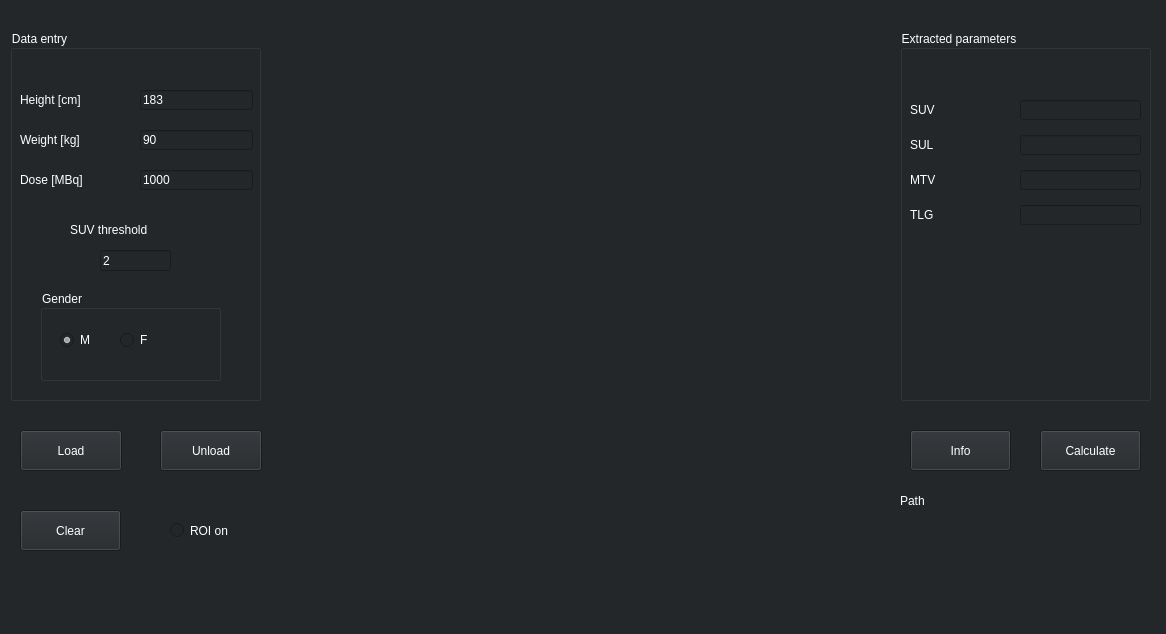
<?xml version="1.0" encoding="UTF-8"?>
<ui version="4.0">
 <class>MainWindow</class>
 <widget class="QMainWindow" name="MainWindow">
  <property name="geometry">
   <rect>
    <x>0</x>
    <y>0</y>
    <width>1166</width>
    <height>634</height>
   </rect>
  </property>
  <property name="windowTitle">
   <string>KVAPAR</string>
  </property>
  <property name="styleSheet">
   <string notr="true">background-color: rgb(35, 39, 42);
color: rgb(255, 255, 255);
font: 75 11pt &quot;Consolas&quot;;</string>
  </property>
  <property name="toolButtonStyle">
   <enum>Qt::ToolButtonIconOnly</enum>
  </property>
  <widget class="QWidget" name="centralwidget">
   <widget class="QPushButton" name="load_button">
    <property name="geometry">
     <rect>
      <x>20</x>
      <y>430</y>
      <width>102</width>
      <height>41</height>
     </rect>
    </property>
    <property name="styleSheet">
     <string notr="true">border-color: rgb(255, 255, 255);
border-width:1px;</string>
    </property>
    <property name="text">
     <string>Load</string>
    </property>
   </widget>
   <widget class="QPushButton" name="next_subject_button">
    <property name="geometry">
     <rect>
      <x>160</x>
      <y>430</y>
      <width>102</width>
      <height>41</height>
     </rect>
    </property>
    <property name="styleSheet">
     <string notr="true">border-color: rgb(255, 255, 255);
border-width:1px;</string>
    </property>
    <property name="text">
     <string>Unload</string>
    </property>
   </widget>
   <widget class="QPushButton" name="save_button">
    <property name="geometry">
     <rect>
      <x>1040</x>
      <y>430</y>
      <width>101</width>
      <height>41</height>
     </rect>
    </property>
    <property name="palette">
     <palette>
      <active>
       <colorrole role="WindowText">
        <brush brushstyle="SolidPattern">
         <color alpha="255">
          <red>255</red>
          <green>255</green>
          <blue>255</blue>
         </color>
        </brush>
       </colorrole>
       <colorrole role="Button">
        <brush brushstyle="SolidPattern">
         <color alpha="255">
          <red>35</red>
          <green>39</green>
          <blue>42</blue>
         </color>
        </brush>
       </colorrole>
       <colorrole role="Light">
        <brush brushstyle="SolidPattern">
         <color alpha="255">
          <red>58</red>
          <green>63</green>
          <blue>24</blue>
         </color>
        </brush>
       </colorrole>
       <colorrole role="Midlight">
        <brush brushstyle="SolidPattern">
         <color alpha="255">
          <red>48</red>
          <green>52</green>
          <blue>20</blue>
         </color>
        </brush>
       </colorrole>
       <colorrole role="Dark">
        <brush brushstyle="SolidPattern">
         <color alpha="255">
          <red>19</red>
          <green>21</green>
          <blue>8</blue>
         </color>
        </brush>
       </colorrole>
       <colorrole role="Mid">
        <brush brushstyle="SolidPattern">
         <color alpha="255">
          <red>26</red>
          <green>28</green>
          <blue>10</blue>
         </color>
        </brush>
       </colorrole>
       <colorrole role="Text">
        <brush brushstyle="SolidPattern">
         <color alpha="255">
          <red>255</red>
          <green>255</green>
          <blue>255</blue>
         </color>
        </brush>
       </colorrole>
       <colorrole role="BrightText">
        <brush brushstyle="SolidPattern">
         <color alpha="255">
          <red>255</red>
          <green>255</green>
          <blue>255</blue>
         </color>
        </brush>
       </colorrole>
       <colorrole role="ButtonText">
        <brush brushstyle="SolidPattern">
         <color alpha="255">
          <red>255</red>
          <green>255</green>
          <blue>255</blue>
         </color>
        </brush>
       </colorrole>
       <colorrole role="Base">
        <brush brushstyle="SolidPattern">
         <color alpha="255">
          <red>35</red>
          <green>39</green>
          <blue>42</blue>
         </color>
        </brush>
       </colorrole>
       <colorrole role="Window">
        <brush brushstyle="SolidPattern">
         <color alpha="255">
          <red>35</red>
          <green>39</green>
          <blue>42</blue>
         </color>
        </brush>
       </colorrole>
       <colorrole role="Shadow">
        <brush brushstyle="SolidPattern">
         <color alpha="255">
          <red>0</red>
          <green>0</green>
          <blue>0</blue>
         </color>
        </brush>
       </colorrole>
       <colorrole role="AlternateBase">
        <brush brushstyle="SolidPattern">
         <color alpha="255">
          <red>19</red>
          <green>21</green>
          <blue>8</blue>
         </color>
        </brush>
       </colorrole>
       <colorrole role="ToolTipBase">
        <brush brushstyle="SolidPattern">
         <color alpha="255">
          <red>255</red>
          <green>255</green>
          <blue>220</blue>
         </color>
        </brush>
       </colorrole>
       <colorrole role="ToolTipText">
        <brush brushstyle="SolidPattern">
         <color alpha="255">
          <red>0</red>
          <green>0</green>
          <blue>0</blue>
         </color>
        </brush>
       </colorrole>
       <colorrole role="PlaceholderText">
        <brush brushstyle="NoBrush">
         <color alpha="128">
          <red>255</red>
          <green>255</green>
          <blue>255</blue>
         </color>
        </brush>
       </colorrole>
      </active>
      <inactive>
       <colorrole role="WindowText">
        <brush brushstyle="SolidPattern">
         <color alpha="255">
          <red>255</red>
          <green>255</green>
          <blue>255</blue>
         </color>
        </brush>
       </colorrole>
       <colorrole role="Button">
        <brush brushstyle="SolidPattern">
         <color alpha="255">
          <red>35</red>
          <green>39</green>
          <blue>42</blue>
         </color>
        </brush>
       </colorrole>
       <colorrole role="Light">
        <brush brushstyle="SolidPattern">
         <color alpha="255">
          <red>58</red>
          <green>63</green>
          <blue>24</blue>
         </color>
        </brush>
       </colorrole>
       <colorrole role="Midlight">
        <brush brushstyle="SolidPattern">
         <color alpha="255">
          <red>48</red>
          <green>52</green>
          <blue>20</blue>
         </color>
        </brush>
       </colorrole>
       <colorrole role="Dark">
        <brush brushstyle="SolidPattern">
         <color alpha="255">
          <red>19</red>
          <green>21</green>
          <blue>8</blue>
         </color>
        </brush>
       </colorrole>
       <colorrole role="Mid">
        <brush brushstyle="SolidPattern">
         <color alpha="255">
          <red>26</red>
          <green>28</green>
          <blue>10</blue>
         </color>
        </brush>
       </colorrole>
       <colorrole role="Text">
        <brush brushstyle="SolidPattern">
         <color alpha="255">
          <red>255</red>
          <green>255</green>
          <blue>255</blue>
         </color>
        </brush>
       </colorrole>
       <colorrole role="BrightText">
        <brush brushstyle="SolidPattern">
         <color alpha="255">
          <red>255</red>
          <green>255</green>
          <blue>255</blue>
         </color>
        </brush>
       </colorrole>
       <colorrole role="ButtonText">
        <brush brushstyle="SolidPattern">
         <color alpha="255">
          <red>255</red>
          <green>255</green>
          <blue>255</blue>
         </color>
        </brush>
       </colorrole>
       <colorrole role="Base">
        <brush brushstyle="SolidPattern">
         <color alpha="255">
          <red>35</red>
          <green>39</green>
          <blue>42</blue>
         </color>
        </brush>
       </colorrole>
       <colorrole role="Window">
        <brush brushstyle="SolidPattern">
         <color alpha="255">
          <red>35</red>
          <green>39</green>
          <blue>42</blue>
         </color>
        </brush>
       </colorrole>
       <colorrole role="Shadow">
        <brush brushstyle="SolidPattern">
         <color alpha="255">
          <red>0</red>
          <green>0</green>
          <blue>0</blue>
         </color>
        </brush>
       </colorrole>
       <colorrole role="AlternateBase">
        <brush brushstyle="SolidPattern">
         <color alpha="255">
          <red>19</red>
          <green>21</green>
          <blue>8</blue>
         </color>
        </brush>
       </colorrole>
       <colorrole role="ToolTipBase">
        <brush brushstyle="SolidPattern">
         <color alpha="255">
          <red>255</red>
          <green>255</green>
          <blue>220</blue>
         </color>
        </brush>
       </colorrole>
       <colorrole role="ToolTipText">
        <brush brushstyle="SolidPattern">
         <color alpha="255">
          <red>0</red>
          <green>0</green>
          <blue>0</blue>
         </color>
        </brush>
       </colorrole>
       <colorrole role="PlaceholderText">
        <brush brushstyle="NoBrush">
         <color alpha="128">
          <red>255</red>
          <green>255</green>
          <blue>255</blue>
         </color>
        </brush>
       </colorrole>
      </inactive>
      <disabled>
       <colorrole role="WindowText">
        <brush brushstyle="SolidPattern">
         <color alpha="255">
          <red>255</red>
          <green>255</green>
          <blue>255</blue>
         </color>
        </brush>
       </colorrole>
       <colorrole role="Button">
        <brush brushstyle="SolidPattern">
         <color alpha="255">
          <red>35</red>
          <green>39</green>
          <blue>42</blue>
         </color>
        </brush>
       </colorrole>
       <colorrole role="Light">
        <brush brushstyle="SolidPattern">
         <color alpha="255">
          <red>58</red>
          <green>63</green>
          <blue>24</blue>
         </color>
        </brush>
       </colorrole>
       <colorrole role="Midlight">
        <brush brushstyle="SolidPattern">
         <color alpha="255">
          <red>48</red>
          <green>52</green>
          <blue>20</blue>
         </color>
        </brush>
       </colorrole>
       <colorrole role="Dark">
        <brush brushstyle="SolidPattern">
         <color alpha="255">
          <red>19</red>
          <green>21</green>
          <blue>8</blue>
         </color>
        </brush>
       </colorrole>
       <colorrole role="Mid">
        <brush brushstyle="SolidPattern">
         <color alpha="255">
          <red>26</red>
          <green>28</green>
          <blue>10</blue>
         </color>
        </brush>
       </colorrole>
       <colorrole role="Text">
        <brush brushstyle="SolidPattern">
         <color alpha="255">
          <red>255</red>
          <green>255</green>
          <blue>255</blue>
         </color>
        </brush>
       </colorrole>
       <colorrole role="BrightText">
        <brush brushstyle="SolidPattern">
         <color alpha="255">
          <red>255</red>
          <green>255</green>
          <blue>255</blue>
         </color>
        </brush>
       </colorrole>
       <colorrole role="ButtonText">
        <brush brushstyle="SolidPattern">
         <color alpha="255">
          <red>255</red>
          <green>255</green>
          <blue>255</blue>
         </color>
        </brush>
       </colorrole>
       <colorrole role="Base">
        <brush brushstyle="SolidPattern">
         <color alpha="255">
          <red>35</red>
          <green>39</green>
          <blue>42</blue>
         </color>
        </brush>
       </colorrole>
       <colorrole role="Window">
        <brush brushstyle="SolidPattern">
         <color alpha="255">
          <red>35</red>
          <green>39</green>
          <blue>42</blue>
         </color>
        </brush>
       </colorrole>
       <colorrole role="Shadow">
        <brush brushstyle="SolidPattern">
         <color alpha="255">
          <red>0</red>
          <green>0</green>
          <blue>0</blue>
         </color>
        </brush>
       </colorrole>
       <colorrole role="AlternateBase">
        <brush brushstyle="SolidPattern">
         <color alpha="255">
          <red>39</red>
          <green>42</green>
          <blue>16</blue>
         </color>
        </brush>
       </colorrole>
       <colorrole role="ToolTipBase">
        <brush brushstyle="SolidPattern">
         <color alpha="255">
          <red>255</red>
          <green>255</green>
          <blue>220</blue>
         </color>
        </brush>
       </colorrole>
       <colorrole role="ToolTipText">
        <brush brushstyle="SolidPattern">
         <color alpha="255">
          <red>0</red>
          <green>0</green>
          <blue>0</blue>
         </color>
        </brush>
       </colorrole>
       <colorrole role="PlaceholderText">
        <brush brushstyle="NoBrush">
         <color alpha="128">
          <red>255</red>
          <green>255</green>
          <blue>255</blue>
         </color>
        </brush>
       </colorrole>
      </disabled>
     </palette>
    </property>
    <property name="styleSheet">
     <string notr="true">border-color: rgb(255, 255, 255);
border-width:4px;</string>
    </property>
    <property name="text">
     <string>Calculate</string>
    </property>
   </widget>
   <widget class="QPushButton" name="clear_button">
    <property name="geometry">
     <rect>
      <x>20</x>
      <y>510</y>
      <width>101</width>
      <height>41</height>
     </rect>
    </property>
    <property name="text">
     <string>Clear</string>
    </property>
   </widget>
   <widget class="QRadioButton" name="manual_radio">
    <property name="geometry">
     <rect>
      <x>170</x>
      <y>520</y>
      <width>91</width>
      <height>21</height>
     </rect>
    </property>
    <property name="text">
     <string>ROI on</string>
    </property>
   </widget>
   <widget class="MatplotLibPlotWidget" name="overlay_image" native="true">
    <property name="geometry">
     <rect>
      <x>280</x>
      <y>20</y>
      <width>601</width>
      <height>521</height>
     </rect>
    </property>
    <property name="styleSheet">
     <string notr="true"/>
    </property>
   </widget>
   <widget class="QLabel" name="label_4">
    <property name="geometry">
     <rect>
      <x>900</x>
      <y>490</y>
      <width>41</width>
      <height>21</height>
     </rect>
    </property>
    <property name="text">
     <string>Path</string>
    </property>
   </widget>
   <widget class="QLabel" name="loaded_path">
    <property name="geometry">
     <rect>
      <x>960</x>
      <y>490</y>
      <width>121</width>
      <height>21</height>
     </rect>
    </property>
    <property name="text">
     <string/>
    </property>
   </widget>
   <widget class="QGroupBox" name="groupBox_2">
    <property name="geometry">
     <rect>
      <x>10</x>
      <y>30</y>
      <width>251</width>
      <height>371</height>
     </rect>
    </property>
    <property name="title">
     <string>Data entry</string>
    </property>
    <widget class="QLineEdit" name="weightInput">
     <property name="geometry">
      <rect>
       <x>130</x>
       <y>100</y>
       <width>113</width>
       <height>20</height>
      </rect>
     </property>
     <property name="text">
      <string>90</string>
     </property>
    </widget>
    <widget class="QLineEdit" name="doseInput">
     <property name="geometry">
      <rect>
       <x>130</x>
       <y>140</y>
       <width>113</width>
       <height>20</height>
      </rect>
     </property>
     <property name="text">
      <string>1000</string>
     </property>
    </widget>
    <widget class="QLabel" name="label">
     <property name="geometry">
      <rect>
       <x>10</x>
       <y>60</y>
       <width>111</width>
       <height>20</height>
      </rect>
     </property>
     <property name="text">
      <string>Height [cm]</string>
     </property>
    </widget>
    <widget class="QLineEdit" name="heightInput">
     <property name="geometry">
      <rect>
       <x>130</x>
       <y>60</y>
       <width>113</width>
       <height>20</height>
      </rect>
     </property>
     <property name="text">
      <string>183</string>
     </property>
    </widget>
    <widget class="QLabel" name="label_2">
     <property name="geometry">
      <rect>
       <x>10</x>
       <y>100</y>
       <width>111</width>
       <height>20</height>
      </rect>
     </property>
     <property name="text">
      <string>Weight [kg]</string>
     </property>
    </widget>
    <widget class="QLabel" name="label_3">
     <property name="geometry">
      <rect>
       <x>10</x>
       <y>140</y>
       <width>101</width>
       <height>20</height>
      </rect>
     </property>
     <property name="text">
      <string>Dose [MBq]</string>
     </property>
    </widget>
    <widget class="QLabel" name="label_9">
     <property name="geometry">
      <rect>
       <x>60</x>
       <y>190</y>
       <width>131</width>
       <height>20</height>
      </rect>
     </property>
     <property name="text">
      <string>SUV threshold</string>
     </property>
    </widget>
    <widget class="QLineEdit" name="suvThreshold">
     <property name="geometry">
      <rect>
       <x>90</x>
       <y>220</y>
       <width>71</width>
       <height>21</height>
      </rect>
     </property>
     <property name="text">
      <string>2</string>
     </property>
    </widget>
    <widget class="QGroupBox" name="groupBox">
     <property name="geometry">
      <rect>
       <x>30</x>
       <y>260</y>
       <width>181</width>
       <height>91</height>
      </rect>
     </property>
     <property name="title">
      <string>Gender</string>
     </property>
     <widget class="QRadioButton" name="genderM">
      <property name="enabled">
       <bool>true</bool>
      </property>
      <property name="geometry">
       <rect>
        <x>20</x>
        <y>40</y>
        <width>95</width>
        <height>20</height>
       </rect>
      </property>
      <property name="text">
       <string>M</string>
      </property>
      <property name="checkable">
       <bool>true</bool>
      </property>
      <property name="checked">
       <bool>true</bool>
      </property>
     </widget>
     <widget class="QRadioButton" name="genderW">
      <property name="enabled">
       <bool>true</bool>
      </property>
      <property name="geometry">
       <rect>
        <x>80</x>
        <y>40</y>
        <width>95</width>
        <height>20</height>
       </rect>
      </property>
      <property name="text">
       <string>F</string>
      </property>
      <property name="checkable">
       <bool>true</bool>
      </property>
     </widget>
    </widget>
   </widget>
   <widget class="QGroupBox" name="groupBox_3">
    <property name="geometry">
     <rect>
      <x>900</x>
      <y>30</y>
      <width>251</width>
      <height>371</height>
     </rect>
    </property>
    <property name="title">
     <string>Extracted parameters</string>
    </property>
    <widget class="QLabel" name="label_8">
     <property name="geometry">
      <rect>
       <x>10</x>
       <y>175</y>
       <width>81</width>
       <height>20</height>
      </rect>
     </property>
     <property name="text">
      <string>TLG</string>
     </property>
    </widget>
    <widget class="QLabel" name="label_5">
     <property name="geometry">
      <rect>
       <x>10</x>
       <y>70</y>
       <width>81</width>
       <height>20</height>
      </rect>
     </property>
     <property name="text">
      <string>SUV</string>
     </property>
    </widget>
    <widget class="QLabel" name="label_7">
     <property name="geometry">
      <rect>
       <x>10</x>
       <y>140</y>
       <width>81</width>
       <height>20</height>
      </rect>
     </property>
     <property name="text">
      <string>MTV</string>
     </property>
    </widget>
    <widget class="QLineEdit" name="suv">
     <property name="geometry">
      <rect>
       <x>120</x>
       <y>70</y>
       <width>121</width>
       <height>20</height>
      </rect>
     </property>
     <property name="text">
      <string/>
     </property>
    </widget>
    <widget class="QLineEdit" name="sul">
     <property name="geometry">
      <rect>
       <x>120</x>
       <y>105</y>
       <width>121</width>
       <height>20</height>
      </rect>
     </property>
     <property name="text">
      <string/>
     </property>
    </widget>
    <widget class="QLabel" name="label_6">
     <property name="geometry">
      <rect>
       <x>10</x>
       <y>105</y>
       <width>81</width>
       <height>20</height>
      </rect>
     </property>
     <property name="text">
      <string>SUL</string>
     </property>
    </widget>
    <widget class="QLineEdit" name="mtv">
     <property name="geometry">
      <rect>
       <x>120</x>
       <y>140</y>
       <width>121</width>
       <height>20</height>
      </rect>
     </property>
     <property name="text">
      <string/>
     </property>
    </widget>
    <widget class="QLineEdit" name="tlg">
     <property name="geometry">
      <rect>
       <x>120</x>
       <y>175</y>
       <width>121</width>
       <height>20</height>
      </rect>
     </property>
     <property name="text">
      <string/>
     </property>
    </widget>
   </widget>
   <widget class="QPushButton" name="info_button">
    <property name="geometry">
     <rect>
      <x>910</x>
      <y>430</y>
      <width>101</width>
      <height>41</height>
     </rect>
    </property>
    <property name="palette">
     <palette>
      <active>
       <colorrole role="WindowText">
        <brush brushstyle="SolidPattern">
         <color alpha="255">
          <red>255</red>
          <green>255</green>
          <blue>255</blue>
         </color>
        </brush>
       </colorrole>
       <colorrole role="Button">
        <brush brushstyle="SolidPattern">
         <color alpha="255">
          <red>35</red>
          <green>39</green>
          <blue>42</blue>
         </color>
        </brush>
       </colorrole>
       <colorrole role="Light">
        <brush brushstyle="SolidPattern">
         <color alpha="255">
          <red>58</red>
          <green>63</green>
          <blue>24</blue>
         </color>
        </brush>
       </colorrole>
       <colorrole role="Midlight">
        <brush brushstyle="SolidPattern">
         <color alpha="255">
          <red>48</red>
          <green>52</green>
          <blue>20</blue>
         </color>
        </brush>
       </colorrole>
       <colorrole role="Dark">
        <brush brushstyle="SolidPattern">
         <color alpha="255">
          <red>19</red>
          <green>21</green>
          <blue>8</blue>
         </color>
        </brush>
       </colorrole>
       <colorrole role="Mid">
        <brush brushstyle="SolidPattern">
         <color alpha="255">
          <red>26</red>
          <green>28</green>
          <blue>10</blue>
         </color>
        </brush>
       </colorrole>
       <colorrole role="Text">
        <brush brushstyle="SolidPattern">
         <color alpha="255">
          <red>255</red>
          <green>255</green>
          <blue>255</blue>
         </color>
        </brush>
       </colorrole>
       <colorrole role="BrightText">
        <brush brushstyle="SolidPattern">
         <color alpha="255">
          <red>255</red>
          <green>255</green>
          <blue>255</blue>
         </color>
        </brush>
       </colorrole>
       <colorrole role="ButtonText">
        <brush brushstyle="SolidPattern">
         <color alpha="255">
          <red>255</red>
          <green>255</green>
          <blue>255</blue>
         </color>
        </brush>
       </colorrole>
       <colorrole role="Base">
        <brush brushstyle="SolidPattern">
         <color alpha="255">
          <red>35</red>
          <green>39</green>
          <blue>42</blue>
         </color>
        </brush>
       </colorrole>
       <colorrole role="Window">
        <brush brushstyle="SolidPattern">
         <color alpha="255">
          <red>35</red>
          <green>39</green>
          <blue>42</blue>
         </color>
        </brush>
       </colorrole>
       <colorrole role="Shadow">
        <brush brushstyle="SolidPattern">
         <color alpha="255">
          <red>0</red>
          <green>0</green>
          <blue>0</blue>
         </color>
        </brush>
       </colorrole>
       <colorrole role="AlternateBase">
        <brush brushstyle="SolidPattern">
         <color alpha="255">
          <red>19</red>
          <green>21</green>
          <blue>8</blue>
         </color>
        </brush>
       </colorrole>
       <colorrole role="ToolTipBase">
        <brush brushstyle="SolidPattern">
         <color alpha="255">
          <red>255</red>
          <green>255</green>
          <blue>220</blue>
         </color>
        </brush>
       </colorrole>
       <colorrole role="ToolTipText">
        <brush brushstyle="SolidPattern">
         <color alpha="255">
          <red>0</red>
          <green>0</green>
          <blue>0</blue>
         </color>
        </brush>
       </colorrole>
       <colorrole role="PlaceholderText">
        <brush brushstyle="NoBrush">
         <color alpha="128">
          <red>255</red>
          <green>255</green>
          <blue>255</blue>
         </color>
        </brush>
       </colorrole>
      </active>
      <inactive>
       <colorrole role="WindowText">
        <brush brushstyle="SolidPattern">
         <color alpha="255">
          <red>255</red>
          <green>255</green>
          <blue>255</blue>
         </color>
        </brush>
       </colorrole>
       <colorrole role="Button">
        <brush brushstyle="SolidPattern">
         <color alpha="255">
          <red>35</red>
          <green>39</green>
          <blue>42</blue>
         </color>
        </brush>
       </colorrole>
       <colorrole role="Light">
        <brush brushstyle="SolidPattern">
         <color alpha="255">
          <red>58</red>
          <green>63</green>
          <blue>24</blue>
         </color>
        </brush>
       </colorrole>
       <colorrole role="Midlight">
        <brush brushstyle="SolidPattern">
         <color alpha="255">
          <red>48</red>
          <green>52</green>
          <blue>20</blue>
         </color>
        </brush>
       </colorrole>
       <colorrole role="Dark">
        <brush brushstyle="SolidPattern">
         <color alpha="255">
          <red>19</red>
          <green>21</green>
          <blue>8</blue>
         </color>
        </brush>
       </colorrole>
       <colorrole role="Mid">
        <brush brushstyle="SolidPattern">
         <color alpha="255">
          <red>26</red>
          <green>28</green>
          <blue>10</blue>
         </color>
        </brush>
       </colorrole>
       <colorrole role="Text">
        <brush brushstyle="SolidPattern">
         <color alpha="255">
          <red>255</red>
          <green>255</green>
          <blue>255</blue>
         </color>
        </brush>
       </colorrole>
       <colorrole role="BrightText">
        <brush brushstyle="SolidPattern">
         <color alpha="255">
          <red>255</red>
          <green>255</green>
          <blue>255</blue>
         </color>
        </brush>
       </colorrole>
       <colorrole role="ButtonText">
        <brush brushstyle="SolidPattern">
         <color alpha="255">
          <red>255</red>
          <green>255</green>
          <blue>255</blue>
         </color>
        </brush>
       </colorrole>
       <colorrole role="Base">
        <brush brushstyle="SolidPattern">
         <color alpha="255">
          <red>35</red>
          <green>39</green>
          <blue>42</blue>
         </color>
        </brush>
       </colorrole>
       <colorrole role="Window">
        <brush brushstyle="SolidPattern">
         <color alpha="255">
          <red>35</red>
          <green>39</green>
          <blue>42</blue>
         </color>
        </brush>
       </colorrole>
       <colorrole role="Shadow">
        <brush brushstyle="SolidPattern">
         <color alpha="255">
          <red>0</red>
          <green>0</green>
          <blue>0</blue>
         </color>
        </brush>
       </colorrole>
       <colorrole role="AlternateBase">
        <brush brushstyle="SolidPattern">
         <color alpha="255">
          <red>19</red>
          <green>21</green>
          <blue>8</blue>
         </color>
        </brush>
       </colorrole>
       <colorrole role="ToolTipBase">
        <brush brushstyle="SolidPattern">
         <color alpha="255">
          <red>255</red>
          <green>255</green>
          <blue>220</blue>
         </color>
        </brush>
       </colorrole>
       <colorrole role="ToolTipText">
        <brush brushstyle="SolidPattern">
         <color alpha="255">
          <red>0</red>
          <green>0</green>
          <blue>0</blue>
         </color>
        </brush>
       </colorrole>
       <colorrole role="PlaceholderText">
        <brush brushstyle="NoBrush">
         <color alpha="128">
          <red>255</red>
          <green>255</green>
          <blue>255</blue>
         </color>
        </brush>
       </colorrole>
      </inactive>
      <disabled>
       <colorrole role="WindowText">
        <brush brushstyle="SolidPattern">
         <color alpha="255">
          <red>255</red>
          <green>255</green>
          <blue>255</blue>
         </color>
        </brush>
       </colorrole>
       <colorrole role="Button">
        <brush brushstyle="SolidPattern">
         <color alpha="255">
          <red>35</red>
          <green>39</green>
          <blue>42</blue>
         </color>
        </brush>
       </colorrole>
       <colorrole role="Light">
        <brush brushstyle="SolidPattern">
         <color alpha="255">
          <red>58</red>
          <green>63</green>
          <blue>24</blue>
         </color>
        </brush>
       </colorrole>
       <colorrole role="Midlight">
        <brush brushstyle="SolidPattern">
         <color alpha="255">
          <red>48</red>
          <green>52</green>
          <blue>20</blue>
         </color>
        </brush>
       </colorrole>
       <colorrole role="Dark">
        <brush brushstyle="SolidPattern">
         <color alpha="255">
          <red>19</red>
          <green>21</green>
          <blue>8</blue>
         </color>
        </brush>
       </colorrole>
       <colorrole role="Mid">
        <brush brushstyle="SolidPattern">
         <color alpha="255">
          <red>26</red>
          <green>28</green>
          <blue>10</blue>
         </color>
        </brush>
       </colorrole>
       <colorrole role="Text">
        <brush brushstyle="SolidPattern">
         <color alpha="255">
          <red>255</red>
          <green>255</green>
          <blue>255</blue>
         </color>
        </brush>
       </colorrole>
       <colorrole role="BrightText">
        <brush brushstyle="SolidPattern">
         <color alpha="255">
          <red>255</red>
          <green>255</green>
          <blue>255</blue>
         </color>
        </brush>
       </colorrole>
       <colorrole role="ButtonText">
        <brush brushstyle="SolidPattern">
         <color alpha="255">
          <red>255</red>
          <green>255</green>
          <blue>255</blue>
         </color>
        </brush>
       </colorrole>
       <colorrole role="Base">
        <brush brushstyle="SolidPattern">
         <color alpha="255">
          <red>35</red>
          <green>39</green>
          <blue>42</blue>
         </color>
        </brush>
       </colorrole>
       <colorrole role="Window">
        <brush brushstyle="SolidPattern">
         <color alpha="255">
          <red>35</red>
          <green>39</green>
          <blue>42</blue>
         </color>
        </brush>
       </colorrole>
       <colorrole role="Shadow">
        <brush brushstyle="SolidPattern">
         <color alpha="255">
          <red>0</red>
          <green>0</green>
          <blue>0</blue>
         </color>
        </brush>
       </colorrole>
       <colorrole role="AlternateBase">
        <brush brushstyle="SolidPattern">
         <color alpha="255">
          <red>39</red>
          <green>42</green>
          <blue>16</blue>
         </color>
        </brush>
       </colorrole>
       <colorrole role="ToolTipBase">
        <brush brushstyle="SolidPattern">
         <color alpha="255">
          <red>255</red>
          <green>255</green>
          <blue>220</blue>
         </color>
        </brush>
       </colorrole>
       <colorrole role="ToolTipText">
        <brush brushstyle="SolidPattern">
         <color alpha="255">
          <red>0</red>
          <green>0</green>
          <blue>0</blue>
         </color>
        </brush>
       </colorrole>
       <colorrole role="PlaceholderText">
        <brush brushstyle="NoBrush">
         <color alpha="128">
          <red>255</red>
          <green>255</green>
          <blue>255</blue>
         </color>
        </brush>
       </colorrole>
      </disabled>
     </palette>
    </property>
    <property name="styleSheet">
     <string notr="true">border-color: rgb(255, 255, 255);
border-width:4px;</string>
    </property>
    <property name="text">
     <string>Info</string>
    </property>
   </widget>
  </widget>
  <widget class="QStatusBar" name="statusbar"/>
 </widget>
 <customwidgets>
  <customwidget>
   <class>MatplotLibPlotWidget</class>
   <extends>QWidget</extends>
   <header>matplotlib_plot.h</header>
   <container>1</container>
  </customwidget>
 </customwidgets>
 <resources/>
 <connections/>
</ui>
